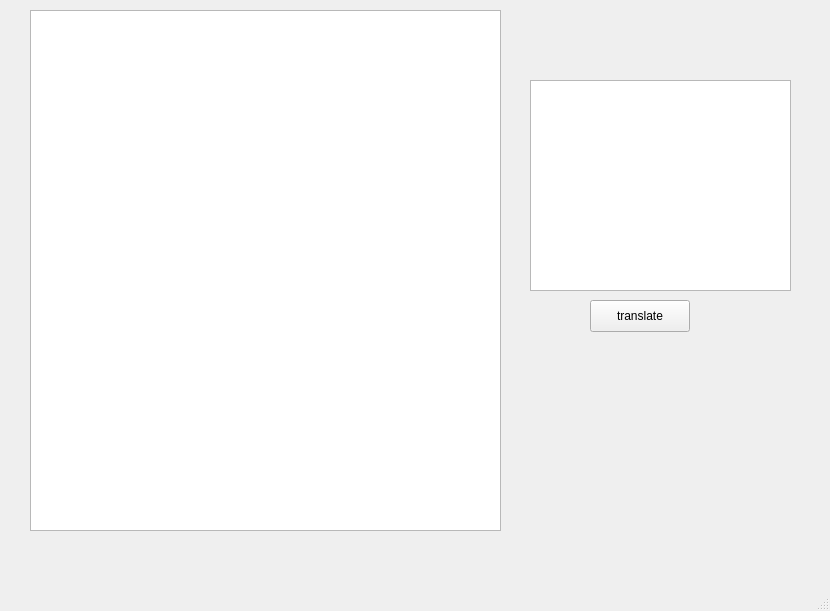
<?xml version="1.0" encoding="UTF-8"?>
<ui version="4.0">
 <class>bookWindow</class>
 <widget class="QMainWindow" name="bookWindow">
  <property name="geometry">
   <rect>
    <x>0</x>
    <y>0</y>
    <width>830</width>
    <height>611</height>
   </rect>
  </property>
  <property name="windowTitle">
   <string>bookWindow</string>
  </property>
  <widget class="QWidget" name="centralwidget">
   <widget class="QTextEdit" name="currentBook">
    <property name="geometry">
     <rect>
      <x>30</x>
      <y>10</y>
      <width>471</width>
      <height>521</height>
     </rect>
    </property>
   </widget>
   <widget class="QTextEdit" name="translationWindow">
    <property name="geometry">
     <rect>
      <x>530</x>
      <y>80</y>
      <width>261</width>
      <height>211</height>
     </rect>
    </property>
   </widget>
   <widget class="QPushButton" name="translateButton">
    <property name="geometry">
     <rect>
      <x>590</x>
      <y>300</y>
      <width>100</width>
      <height>32</height>
     </rect>
    </property>
    <property name="text">
     <string>translate</string>
    </property>
   </widget>
  </widget>
  <widget class="QMenuBar" name="menubar">
   <property name="geometry">
    <rect>
     <x>0</x>
     <y>0</y>
     <width>830</width>
     <height>22</height>
    </rect>
   </property>
  </widget>
  <widget class="QStatusBar" name="statusbar"/>
 </widget>
 <resources/>
 <connections/>
</ui>
